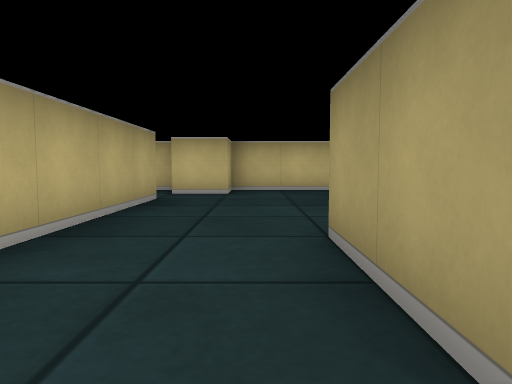
View 1 (above)

16 first-person views from a walk through a cub3D ray-caster map. The camera is about half as high as the walls, tilts 4° down and sees 70° across. The floor is counted in squares. Each view is taken from the middle of a square. On the plan, view 1 faces up. The plan holds only what a view shows up to about 9 squares ahead; the rest is blank.

View 2
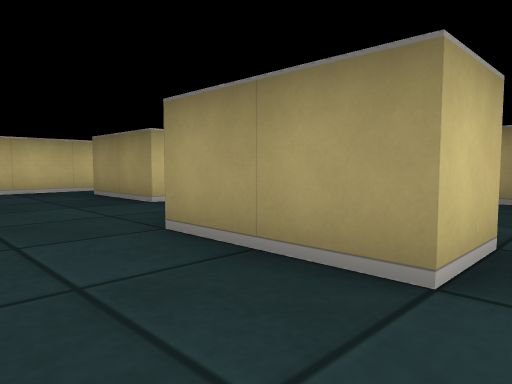

View 3
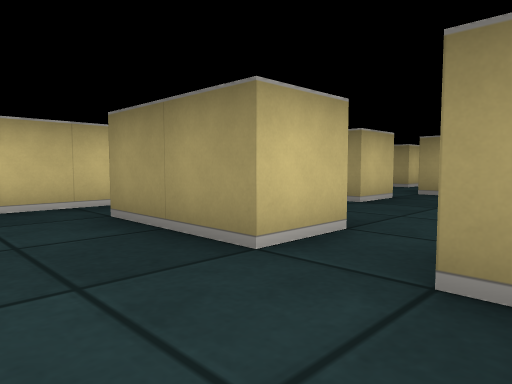

View 4
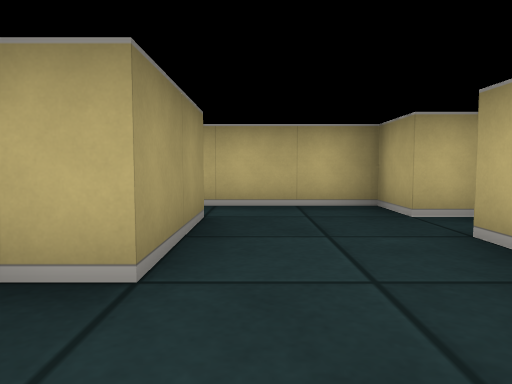

View 5
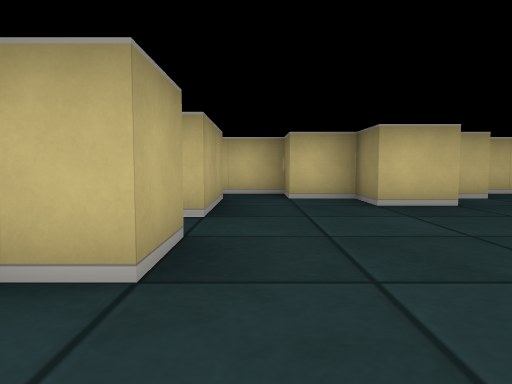

View 6
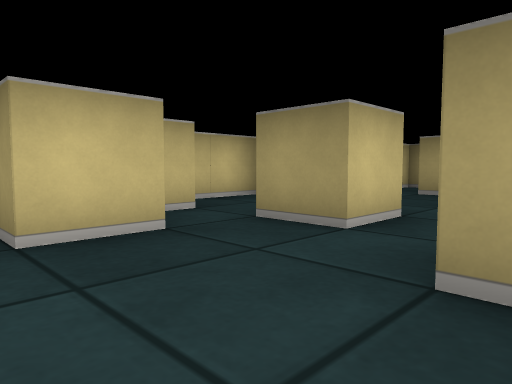

View 7
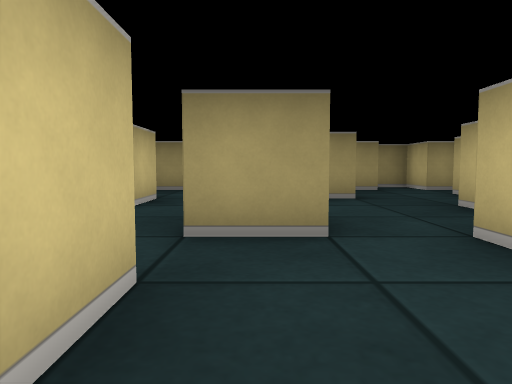

View 8
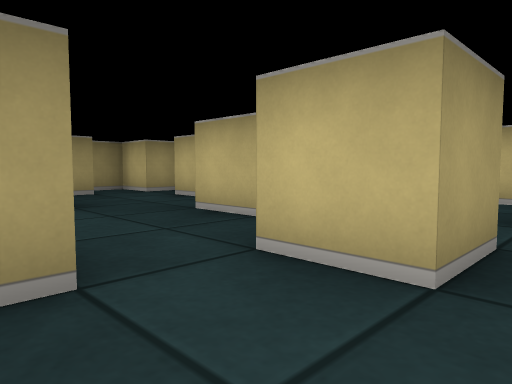

View 9
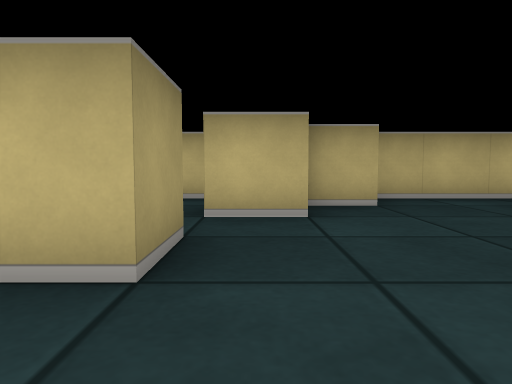

View 10
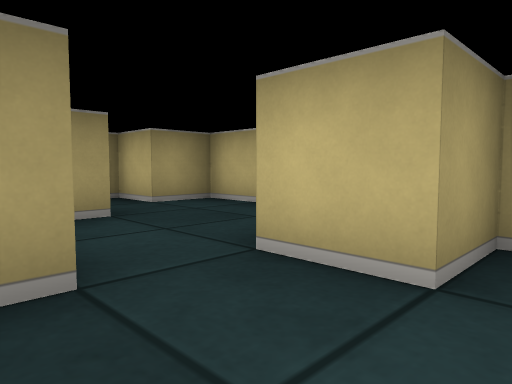

View 11
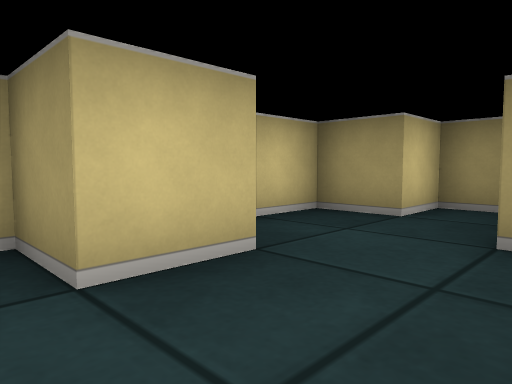

View 12
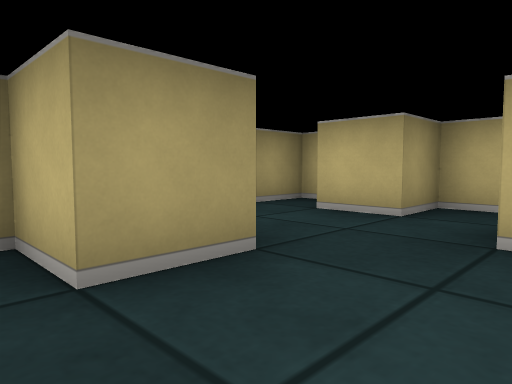

View 13
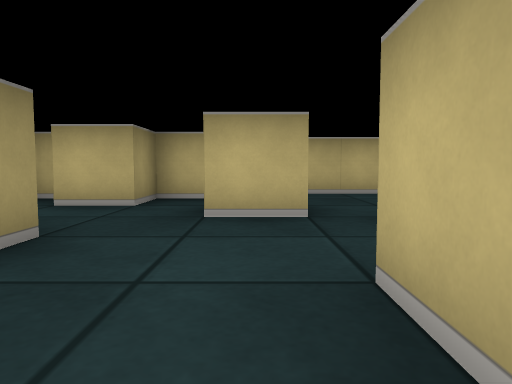

View 14
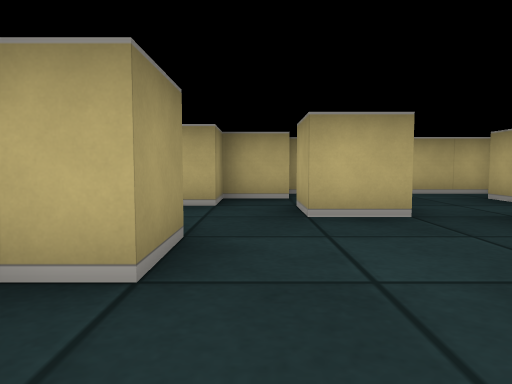

View 15
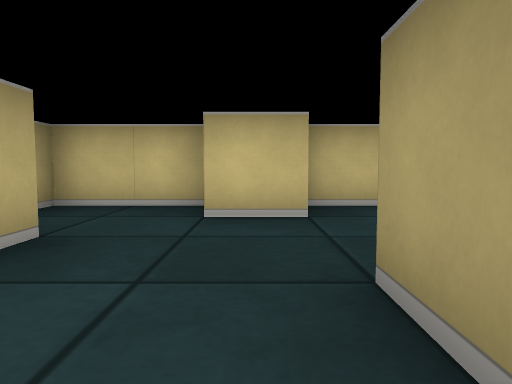

View 16
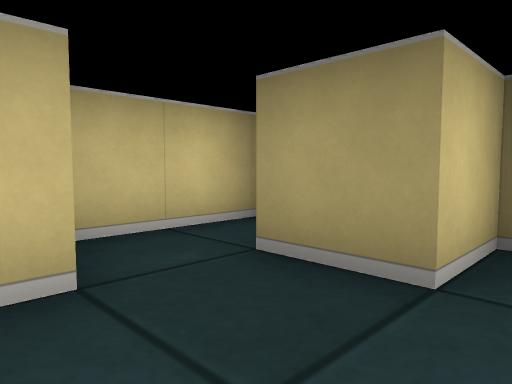

### Floor plan
Ten units are one square. View 1 is at (0, 0); x grows to the right and y downward. Boxes are objects, and circles mark ways between rooms. Rooms are numbered by the first view taken in them; rooms with no view inside come last. Other rooms are left out.
<svg viewBox="-25 -80 155 90">
<path fill="none" stroke="#000" d="M-15 -55 -15 -15M25 -45 15 -45 15 -65M-15 -5 -15 5 15 5M15 -75 -5 -75 -5 -65 -15 -65M16 -5 5 -5 5 -25 11 -25M74 -25 85 -25 85 -15M55 -24 55 -35 65 -35M75 -14 75 -19M55 -11 55 -5M95 -34 95 -45 105 -45 105 -55M75 -55 75 -45 65 -45 65 -55M56 -55 45 -55 45 -65 35 -65M66 -65 60 -65M48 5 85 5 85 -5 95 -5 95 -15 105 -15M96 -65 85 -65 85 -75 65 -75M34 -5 45 -5 45 -15 55 -15M25 -35 25 -25 19 -25M110 -5 115 -5 115 -15 125 -15 125 -25 115 -25 115 -35M25 -55 25 -45M125 -45 105 -45M125 -59 125 -65 115 -65 115 -75 96 -75M15 5 32 5M25 -65 25 -55M35 -65 35 -75 15 -75"/>
<circle cx="10" cy="0" r="3" fill="#2a7"/>
<circle cx="20" cy="-40" r="3" fill="#2a7"/>
<circle cx="20" cy="-70" r="3" fill="#2a7"/>
<circle cx="30" cy="-60" r="3" fill="#2a7"/>
<text x="0" y="-40">1</text>
<text x="70" y="-30">2</text>
<text x="30" y="-70">3</text>
</svg>
Room 1 opens to room 2. Room 1 opens to room 3. Room 2 opens to room 3.

Where each view was taken, in squares from view 1:
view 1: 0 up, 0 right, facing up
view 2: 0 up, 1 left, facing up-right
view 3: 3 up, 0 right, facing up-right
view 4: 4 up, 0 right, facing down
view 5: 1 up, 3 right, facing up
view 6: 3 up, 4 right, facing up-right
view 7: 5 up, 4 right, facing right
view 8: 5 up, 5 right, facing down-right
view 9: 5 up, 5 right, facing down
view 10: 3 up, 4 right, facing down-right
view 11: 5 up, 8 right, facing up-right
view 12: 5 up, 8 right, facing down-right
view 13: 6 up, 8 right, facing down
view 14: 6 up, 9 right, facing down
view 15: 3 up, 9 right, facing up
view 16: 2 up, 10 right, facing up-right
